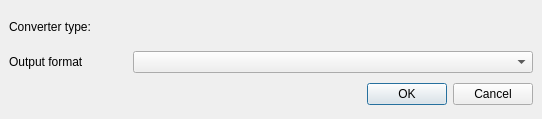
<ui version="4.0" >
 <author></author>
 <comment></comment>
 <exportmacro></exportmacro>
 <class>QConvDialog</class>
 <widget class="QDialog" name="QConvDialog" >
  <property name="geometry" >
   <rect>
    <x>0</x>
    <y>0</y>
    <width>542</width>
    <height>119</height>
   </rect>
  </property>
  <property name="contextMenuPolicy" >
   <enum>Qt::NoContextMenu</enum>
  </property>
  <property name="windowTitle" >
   <string>Format conversion properties</string>
  </property>
  <property name="windowIcon" >
   <iconset/>
  </property>
  <property name="modal" >
   <bool>true</bool>
  </property>
  <layout class="QGridLayout" >
   <property name="margin" >
    <number>9</number>
   </property>
   <property name="spacing" >
    <number>6</number>
   </property>
   <item row="0" column="0" >
    <layout class="QVBoxLayout" >
     <property name="margin" >
      <number>0</number>
     </property>
     <property name="spacing" >
      <number>6</number>
     </property>
     <item>
      <layout class="QHBoxLayout" >
       <property name="margin" >
        <number>0</number>
       </property>
       <property name="spacing" >
        <number>6</number>
       </property>
       <item>
        <widget class="QLabel" name="alConverter" >
         <property name="text" >
          <string>Converter type:</string>
         </property>
         <property name="buddy" >
          <cstring>alConverter</cstring>
         </property>
        </widget>
       </item>
      </layout>
     </item>
     <item>
      <layout class="QHBoxLayout" >
       <property name="margin" >
        <number>0</number>
       </property>
       <property name="spacing" >
        <number>6</number>
       </property>
       <item>
        <widget class="QLabel" name="label_6" >
         <property name="text" >
          <string>Output format</string>
         </property>
         <property name="buddy" >
          <cstring>alFormat</cstring>
         </property>
        </widget>
       </item>
       <item>
        <widget class="QComboBox" name="alFormat" >
         <property name="minimumSize" >
          <size>
           <width>400</width>
           <height>0</height>
          </size>
         </property>
        </widget>
       </item>
      </layout>
     </item>
     <item>
      <layout class="QHBoxLayout" >
       <property name="margin" >
        <number>0</number>
       </property>
       <property name="spacing" >
        <number>6</number>
       </property>
       <item>
        <spacer>
         <property name="orientation" >
          <enum>Qt::Horizontal</enum>
         </property>
         <property name="sizeHint" >
          <size>
           <width>131</width>
           <height>31</height>
          </size>
         </property>
        </spacer>
       </item>
       <item>
        <widget class="QPushButton" name="okButton" >
         <property name="text" >
          <string>OK</string>
         </property>
        </widget>
       </item>
       <item>
        <widget class="QPushButton" name="cancelButton" >
         <property name="text" >
          <string>Cancel</string>
         </property>
        </widget>
       </item>
      </layout>
     </item>
    </layout>
   </item>
  </layout>
 </widget>
 <layoutdefault spacing="6" margin="9" />
 <pixmapfunction></pixmapfunction>
 <tabstops>
  <tabstop>alFormat</tabstop>
  <tabstop>okButton</tabstop>
  <tabstop>cancelButton</tabstop>
 </tabstops>
 <resources/>
 <connections>
  <connection>
   <sender>okButton</sender>
   <signal>clicked()</signal>
   <receiver>QConvDialog</receiver>
   <slot>accept()</slot>
   <hints>
    <hint type="sourcelabel" >
     <x>437</x>
     <y>107</y>
    </hint>
    <hint type="destinationlabel" >
     <x>96</x>
     <y>118</y>
    </hint>
   </hints>
  </connection>
  <connection>
   <sender>cancelButton</sender>
   <signal>clicked()</signal>
   <receiver>QConvDialog</receiver>
   <slot>reject()</slot>
   <hints>
    <hint type="sourcelabel" >
     <x>530</x>
     <y>107</y>
    </hint>
    <hint type="destinationlabel" >
     <x>179</x>
     <y>118</y>
    </hint>
   </hints>
  </connection>
 </connections>
</ui>
